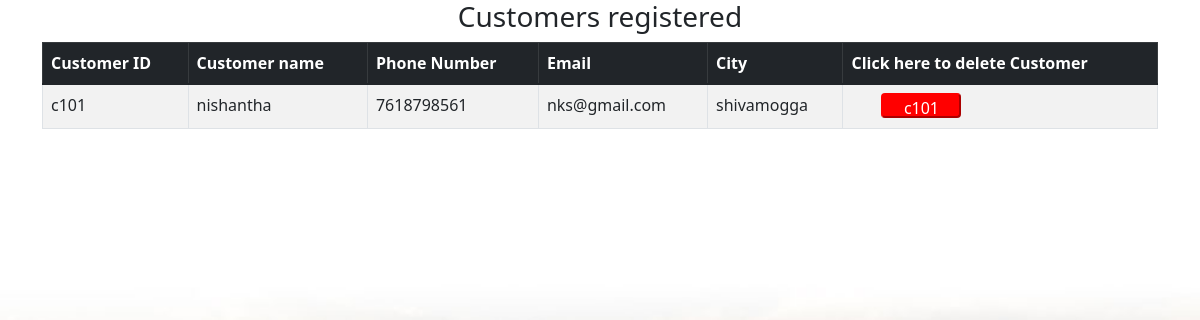
Page /admincustomerview.php on the committed database.
### tables this page shows
CREATE TABLE `customer` (
  `customer_id` varchar(200) NOT NULL,
  `customer_name` varchar(100) NOT NULL,
  `phone_number` varchar(50) NOT NULL,
  `email` varchar(100) NOT NULL,
  `city` varchar(50) NOT NULL
);

### admincustomerview.php (the view, shortened to what this page needs)
<!DOCTYPE html>
  <html lang="en">
  <head>
      <link href="https://cdn.jsdelivr.net/npm/bootstrap@5.1.3/dist/css/bootstrap.min.css" rel="stylesheet">
  </head>
  <body style="background: url('images/img1.jpg');
background-repeat: no-repeat;
background-size: 100%;
background-attachment: fixed;">
  <div class="container">
        <div class="tablename"><h3 align=center>Customers registered</h3></div>
      <table class="table table-striped table-bordered">
        <thead class="table-dark">
        <tr>
          <th>Customer ID</th>
          <th>Customer name</th>
          <th>Phone Number</th>
          <th>Email</th>
          <th>City</th>
          <th>Click here to delete Customer</th>
          </tr>
          </thead>
         <?php
         $con=mysqli_connect('localhost','root','');
         mysqli_select_db($con,'agromap');
         $query="SELECT customer_id,customer_name,phone_number,email,city from customer;";
         $result=$con->query($query);
         if($result->num_rows>0)
         {
           while($row=$result->fetch_assoc())
           {
             $c_id=$row['customer_id'];
             echo "<tr><td>".$row["customer_id"]."</td>
             <td>".$row["customer_name"]."</td>
             <td>".$row["phone_number"]."</td>
             <td>".$row["email"]."</td>
             <td>".$row["city"]."</td>
             <td><form action='admincustomerdelete.php' method='post'><input type='submit' name='customer' value=".$c_id." style='color:white;background:red;width: 80px;height:25px;border-radius: 4px;border-color:red;margin-left: 30px;'></form></td><tr>";
           }
           echo "</table>";
         }
         else{
           echo "<h2 align=center>No Customers to display</h2>";
         }
         ?>
  </div>
</body>
</html>

### rows in the picture
customer: customer_id "c101", customer_name "nishantha", phone_number "7618798561", email "nks@gmail.com", city "shivamogga", customer "c101"
